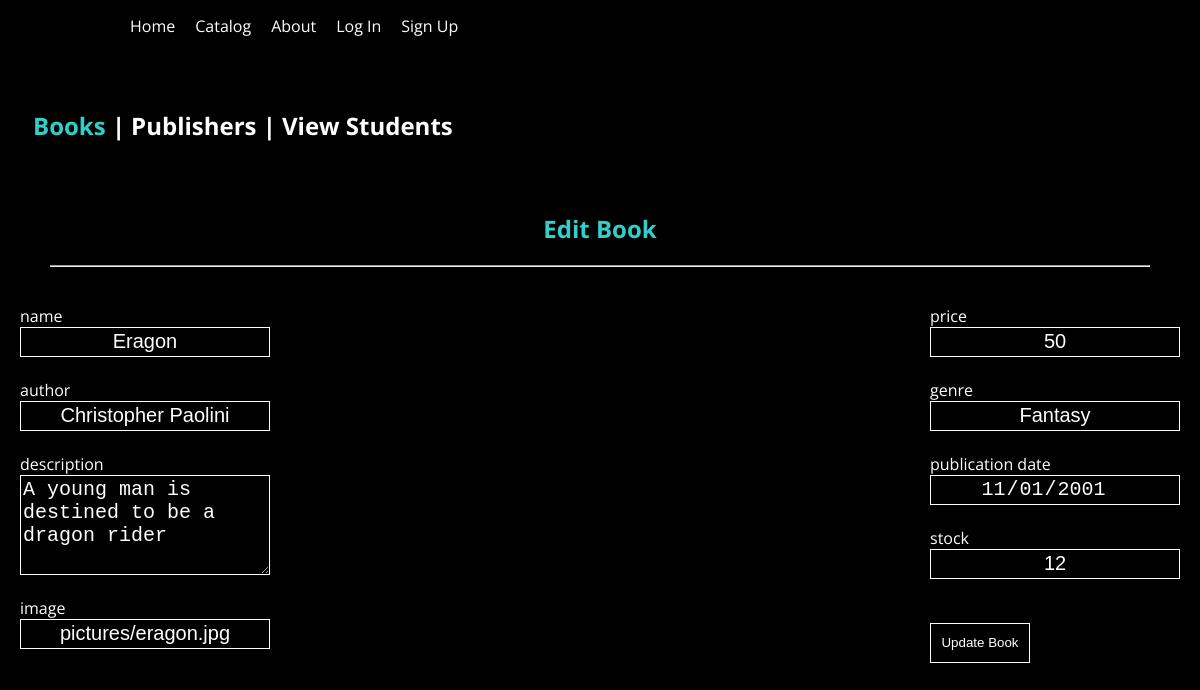
/editBook.php?bookID=1, run on an earlier commit of the app's database.
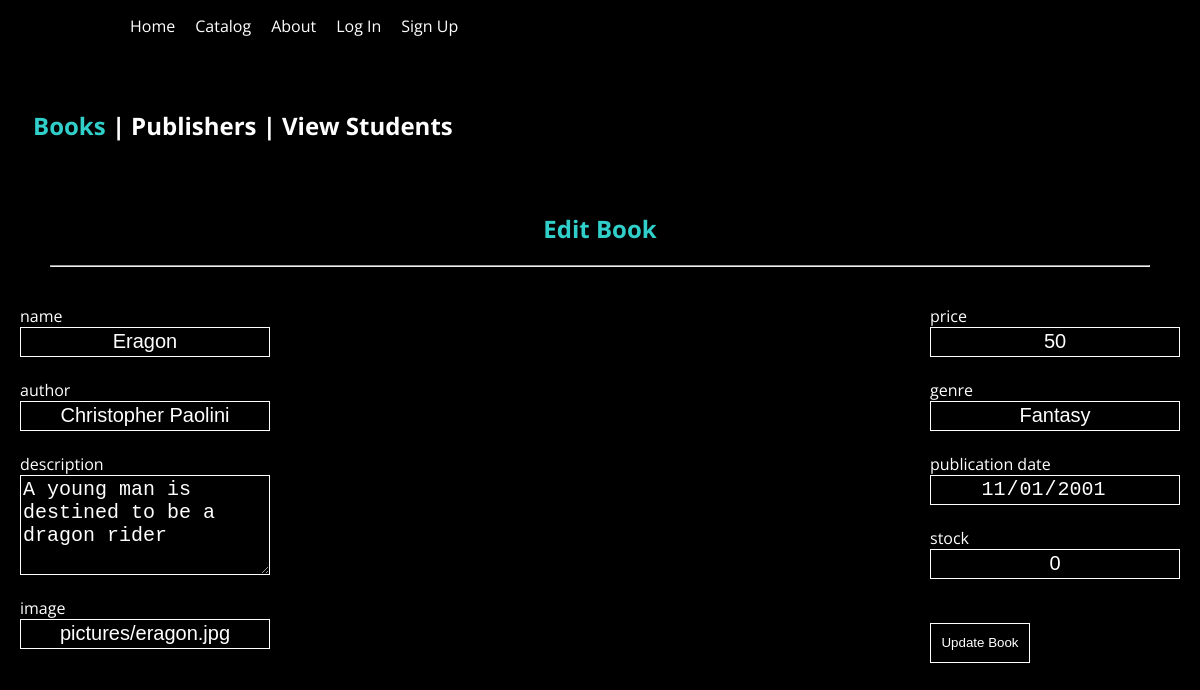
And on a later commit of the database.
### tables this page shows
CREATE TABLE `book` (
  `bookID` int(11) NOT NULL,
  `description` varchar(500) NOT NULL,
  `bookName` varchar(255) NOT NULL,
  `bookAuthor` varchar(255) NOT NULL,
  `bookPrice` float NOT NULL,
  `bookGenre` varchar(45) NOT NULL,
  `pubDate` date NOT NULL,
  `stock` int(11) NOT NULL,
  `imageLink` varchar(255) NOT NULL
);

### editBook.php (the view, shortened to what this page needs)
<?php
require_once('connect.php');
$editID = $_GET['bookID'];
$q = "SELECT * FROM book WHERE bookID = '$editID'";
$result = $mysqli->query($q);
$editBook = $result -> fetch_array();
?>
<html>
<link rel="stylesheet" type="text/css" href="design.css">
<body>
<header> <?php require_once('header.php') ?> </header>
	<br><br>
			<center>
				<div class="flatSidebar">
					<ul>
						<li><a href='bookMenu.php'><h2><span class="active">Books</span> | </h2></a></li>
						<li><a href='publisherMenu.php'><h2><span>Publishers</span> | </h2></a></li>
						<li><a href='studentMenu.php'><h2><span>View Students</span></h2></a></li>
					</ul>
				</div>
			</center><br><br><br><br>
			<center>
				<div style="color: white;padding: 30px;">
					<h2><span id="addBooksButton" class="flatChoiceActive"><a>Edit Book</a></span></h2>
					<hr>
				</div>
			</center>
			<form id="updateBookForm" action="updateBook.php" method="POST">
					<div style="float:left">
						<label>name</label><br>
						<input type="text" name="bookName" class="flatInput" value="<?=$editBook['bookName']?>">
						<br><br>
						<label>author</label><br>
						<input type="text" name="bookAuthor" class="flatInput" value="<?=$editBook['bookAuthor']?>">
						<br><br>
						<label>description</label><br>
						<textarea name="bookDescription" class="flatLargeInput"><?=$editBook['description']?></textarea>
						<br><br>
						<label>image</label><br>
						<input type="text" name="bookImage" class="flatInput"  value="<?=$editBook['imageLink']?>">
						<br><br>
					</div>
					<div style="float:right">
						<label>price</label><br>
						<input type="text" name="bookPrice" class="flatInput" value="<?=$editBook['bookPrice']?>">
						<br><br>
						<label>genre</label><br>
						<input type="text" name="bookGenre" class="flatInput" value="<?=$editBook['bookGenre']?>">
						<br><br>
						<label>publication date</label><br>
						<input type="date" name="bookDate" class="flatInput" value="<?=$editBook['pubDate']?>">
						<br><br>
						<label>stock</label><br>
						<input type="text" name="bookStock" class="flatInput" value="<?=$editBook['stock']?>">
						<br><br>
						<br>
						<input type="submit" style="width:100px" value="Update Book" class="flatButton">
					</div>
</form>
</body>
</html>

### header.php (shortened to what this page needs)
<div id="nav">
	<div id="navWrapper">
		<ul>
			<li><a href="index.php">Home</a></li>
			<li><a href="catalog.php">Catalog</a></li>
			<li><a href="about.php">About</a></li>
<?php
	if (isset($_SESSION['id']) && ($_SESSION['permission'] == 'student'))
	{
?>
			<li><a href="studentHome.php"> Student Home </a><li>
			<li><a href="#">Signed in as student</a></li>
			<li><a href="logout.php">Logout</a><li>
		</ul>
	</div>
</div>
<?php
	}else{
?>
		<li><a href="login.php">Log In</a></li>
		<li><a href="register.php">Sign Up</a></li>
		</ul>
	</div>
</div>
<?php } ?>

### design.css (style rules this page uses)
body { font-family: 'Open Sans', sans-serif; color: white; padding: 10px 20px; margin: 0; overflow-y: scroll; background-color: black; }
#navWrapper { width: 960px; margin: 0 auto; text-align: left; }
#nav ul { list-style: none; padding: 0px; margin: 0px; }
#nav ul li { display: block; position: relative; float: left; }
#nav ul li a { display: block; padding: 5px 10px 5px 10px; text-decoration: none; white-space: nowrap; color: #fff; }
.flatButton { background-color: rgba(0,0,0,0.056); width: 6em; height: 3em; color: white; border: 1px solid white; }
.active { color: rgb(49,207,202); }
.flatChoiceActive { padding: 5px 10px 5px 10px; text-decoration: none; white-space: nowrap; color: rgb(49,207,202); border-bottom-color: rgb(49,207,202); }
.flatSidebar { list-style:none; }
.flatSidebar ul { list-style: none; padding: 10px; margin: 0px; }
.flatSidebar ul li { padding:3px; float: left; }
.flatSidebar ul li a { padding: 5px 10px 5px 10px; text-decoration: none; white-space: nowrap; color: #fff; }
.flatInput { height: 30px; width: 250px; background: rgba(0,0,0,0); border: 1px solid white; color:white; font-size:20px; text-align: center; }
.flatLargeInput { height: 100px; width: 250px; background: rgba(0,0,0,0); border: 1px solid white; color:white; font-size: 20px; }

What changed in the data, as far as the page shows it:
changed book "Eragon": bookStock "12" → "0"
